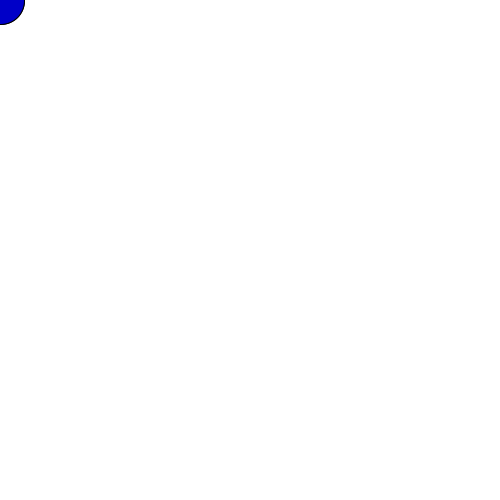
Frame 1 (no input)
Frame 60 (the mouse pressed at the canvas centre just before this capture): identical to frame 1, image omitted
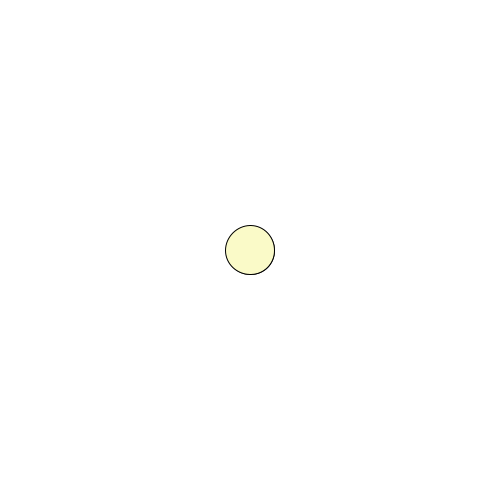
Frame 120 (the mouse held since frame 60 and released just before this capture)

The Processing sketch that drew these frames (run headless with seeded random() and noise(); from frame 60 on, the mouse is pressed at the canvas centre):

// Processing sketch: snakeProject
// ── snakeProject.pde
int[] xPos = new int[50];
int[] yPos = new int[50];

void setup(){
  size(500,500);

//initialize the arrays with default values
  for(int i = 0;i<50;i++){
    xPos[i] = 0;
    yPos[i] = 0;
  }
}

void draw(){
  background(255);
  xPos[xPos.length - 1] = mouseX;
  yPos[yPos.length - 1] = mouseY;
  
  for(int i = 0; i < xPos.length -1; i++){
    xPos[i] = xPos[i + 1];
    yPos[i] = yPos[i + 1];
  }
  
  for(int i = 0; i < xPos.length; i++){
    fill(xPos[i],yPos[i],200);
    ellipse(xPos[i],yPos[i],i,i);
  }
}
